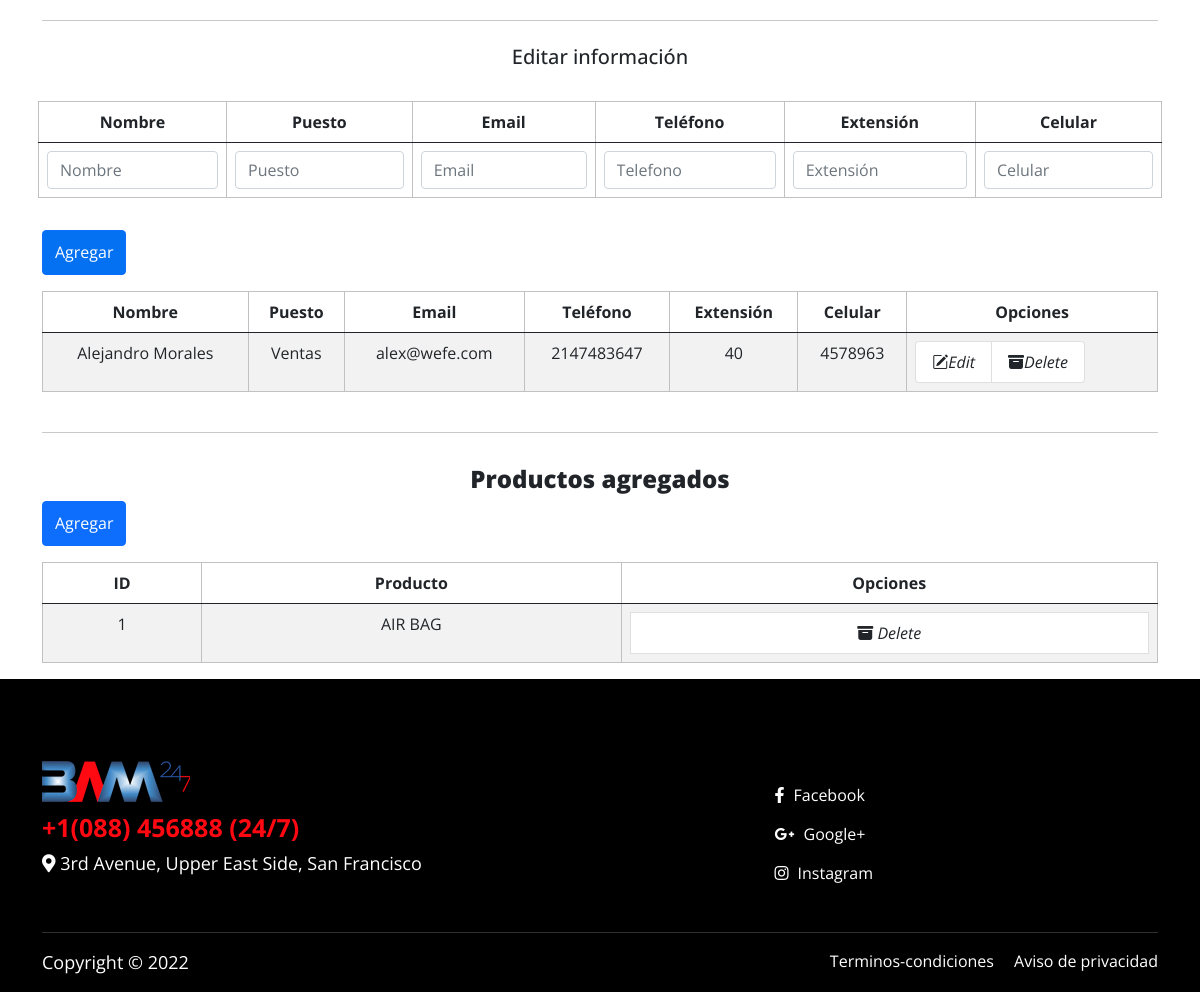
The app's page /PaginaprincipalDeProveedores.php (signed in, lower part), older data.
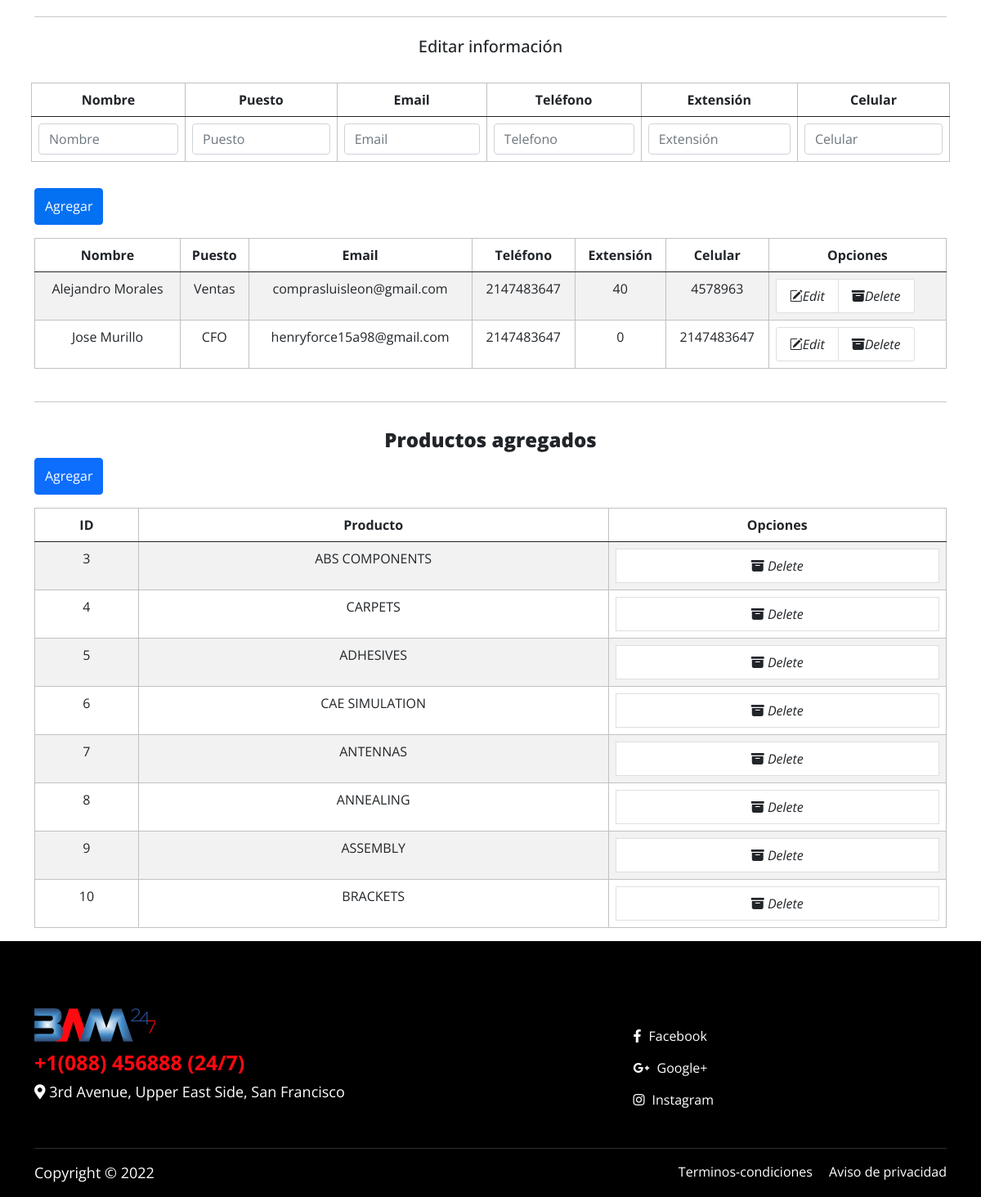
The same page, newer data.
### tables this page shows
CREATE TABLE IF NOT EXISTS `contacto` (
  `ID_contacto` int NOT NULL AUTO_INCREMENT,
  `Nombre` varchar(50) DEFAULT NULL,
  `Puesto` varchar(50) DEFAULT NULL,
  `Email` varchar(50) DEFAULT NULL,
  `Tel` int DEFAULT NULL,
  `Ext` int DEFAULT NULL,
  `Cel` int DEFAULT NULL,
  `ID_usuario` int NOT NULL,
  PRIMARY KEY (`ID_contacto`),
  KEY `ID_usuario` (`ID_usuario`)
);

CREATE TABLE IF NOT EXISTS `producto` (
  `ID_producto` int NOT NULL AUTO_INCREMENT,
  `Producto` varchar(50) DEFAULT NULL,
  `ID_req_producto` int DEFAULT NULL,
  `ID_usuario` int DEFAULT NULL,
  `ID_catalogo` int DEFAULT NULL,
  PRIMARY KEY (`ID_producto`),
  KEY `ID_dtl_producto` (`ID_req_producto`,`ID_usuario`,`ID_catalogo`)
);

### php/Conexion.php (called while the page is built, shortened)
<?php
    class Conexion{
      private $host = "localhost";
      private $user = "root";
      private $pass = "";
      private $dbname ="cluster";
      private $dbh;
      private $stmt;
      public function __construct(){
        $dsn = 'mysql:host='.$this->host . ';dbname='. $this->dbname;
        $options = array(
            PDO::ATTR_PERSISTENT    =>true,
            PDO::ATTR_ERRMODE       =>PDO::ERRMODE_EXCEPTION
        );
        try{
          $this->dbh = new PDO($dsn, $this->user, $this->pass,$options);
        }catch(PDOEception $e){
          $this->error = $e-> getMessage();
        }
      }
      public function query($query){
        $this->stmt = $this->dbh->prepare($query);
      }
      public function execute(){
        return $this->stmt->execute();
      }
      public function resultSet(){
        $this->execute();
        return $this->stmt->fetchAll(PDO::FETCH_ASSOC);
      }
    }
?>

### PaginaprincipalDeProveedores.php (the view, shortened to what the changed rows need)
<?php
if(!isset($_SESSION['id_usuario'])){
  header("location: /Login.html");
 }else{
  $id_usr=$_SESSION['id_usuario'];
}
  include_once "php/Conexion.php";
  $database=new Conexion;
  $database-> query("SELECT * FROM contacto WHERE id_usuario=$id_usr");
  $rows = $database->resultSet();
  ?>
<!doctype html>
<html lang="es">
  <head>
    <link href="css/bootstrap.min.css" rel="stylesheet">
    <link href="https://unpkg.com/aos@2.3.0/dist/aos.css" rel="stylesheet">
     <link rel="stylesheet" href="https://unpkg.com/aos@next/dist/aos.css" />
    <link rel="stylesheet" href="https://cdn.jsdelivr.net/npm/bootstrap-icons@1.5.0/font/bootstrap-icons.css">
    <link rel="stylesheet" type="text/css" href="https://stackpath.bootstrapcdn.com/font-awesome/4.7.0/css/font-awesome.min.css">
    <link href="css/all.min.css" rel="stylesheet">
    <link href="css/style.css" rel="stylesheet">
    <link rel="stylesheet" href="css/owl.carousel.min.css" />
    <link rel="stylesheet" href="css/owl.theme.default.min.css"/>
  </head>
<body>
 <section class="main-body pt-5 float-start industry-pages">
            <section id = "tabEditar" class="container mt-2 mb-2 p-2 ">
              <form action="php/addContactos.php" method="POST">
                <div class="table-responsive">
                  <div class="table-wrapper">
                      <table class="table table-hover table-hover text-center">
                          <thead>
                              <tr>
                                  <th>Nombre</th>
                                  <th>Puesto</th>
                                  <th>Email</th>
                                  <th>Teléfono</th>
                                  <th>Extensión</th>
                                  <th>Celular</th>
                              </tr>
                          </thead>
                      </table>
                    </div>
                </div>
              </form>
            </section>
            <div class="container">
              <form action="php/addContactos.php" id="addContacts" name="adc" method="POST">
                <div class="table-responsive">
                  <div class="table-wrapper">
                      <table class="table table-striped table-hover text-center">
                          <thead>
                              <tr>
                                  <th>Nombre</th>
                                  <th>Puesto</th>
                                  <th>Email</th>
                                  <th>Teléfono</th>
                                  <th>Extensión</th>
                                  <th>Celular</th>
                                  <th>Opciones</th>
                              </tr>
                          </thead>
                          <tbody>
                            <?php $database-> query("SELECT * FROM contacto WHERE ID_usuario=$id_usr");?>
                            <?php $rows = $database->resultSet();?>
                              <?php foreach($rows as $row) :?>
                              <tr>
                                <td><?php echo $row['Nombre']?></td>
                                <td><?php echo $row['Puesto']?></td>
                                <td><?php echo $row['Email']?></td>
                                <td><?php echo $row['Tel']?></td>
                                <td><?php echo $row['Ext']?></td>
                                <td><?php echo $row['Cel']?></td>
                                <td>
                                  <ul class="list-group list-group-horizontal">
                                    <a href="PaginaprincipalDeProveedores.php?edit=<?php echo $row['ID_contacto']?>" class=" list-group-item"><i class="bi bi-pencil-square">Edit</a></i>
                                    <a href="php/addContactos.php?delete=<?php echo $row['ID_contacto'];?>" class=" list-group-item"><i class="bi bi-archive-fill">Delete</a></i>
                                  </ul>
                                </td>
                              </tr>
                              <?php endforeach; ?>
                          </tbody>
                      </table>
                    </div>
                </div>
              </form>
                  </div>
          <div class="container">
            <form action="php/addProducts.php" id="addContacts" name="adc" method="POST">
              <div class="table-responsive">
                  <div class="table-wrapper">
                      <table class="table table-striped table-hover text-center">
                          <thead>
                              <tr>
                                <th>ID</th>
                                <th>Producto</th>
                                <th>Opciones</th>
                              </tr>
                          </thead>
                          <tbody>
                            <?php $database->query("SELECT ID_producto, Producto, ID_catalogo from Producto WHERE id_usuario=$id_usr");
                            $res = $database->resultSet();?>
                            <?php foreach($res as $row) :?>
                              <tr>
                                <td><?php echo $row['ID_producto']?></td>
                                <td><?php echo $row['Producto']?></td>
                                <?php if(isset($row['ID_producto'])){
                                      $id_p='';
                                    }else{
                                      $id_p = $row['ID_producto'];
                                    }?>
                                  <td>
                                    <a href="php/addProducts.php?deleteP=<?php echo $id_p;?>" class="list-group-item"><i class="bi bi-archive-fill">        Delete</a></i>
                                  </td>
                              </tr>
                              <?php endforeach; ?>
                          </tbody>
                      </table>
            </form>
                  </div>
</section>
</body>
</html>

Row changes from the older to the newer data that the page shows:
no longer on this page (row edited): producto: ID_producto "1", Producto "AIR BAG"
changed contacto "Alejandro Morales": Email "alex@wefe.com" → "comprasluisleon@gmail.com"
added contacto: Nombre "Jose Murillo", Puesto "CFO", Email "henryforce15a98@gmail.com", Tel "2147483647", Ext "0", Cel "2147483647"
now on this page (row edited): producto: ID_producto "3", Producto "ABS COMPONENTS"
added producto: ID_producto "4", Producto "CARPETS"
added producto: ID_producto "5", Producto "ADHESIVES"
added producto: ID_producto "6", Producto "CAE SIMULATION"
added producto: ID_producto "7", Producto "ANTENNAS"
added producto: ID_producto "8", Producto "ANNEALING"
added producto: ID_producto "9", Producto "ASSEMBLY"
added producto: ID_producto "10", Producto "BRACKETS"
